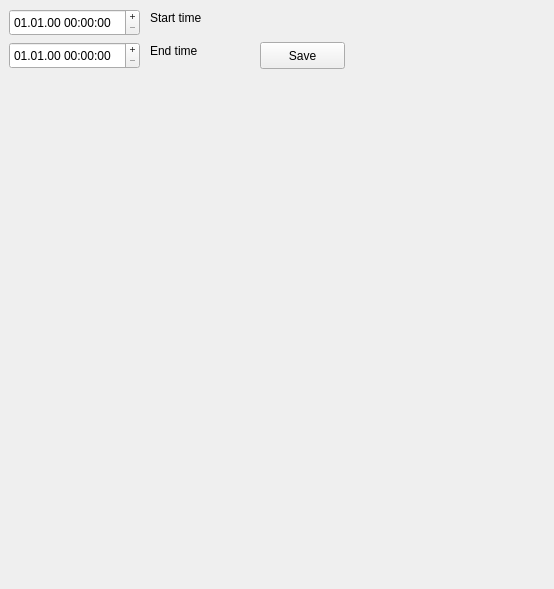
<?xml version="1.0" encoding="UTF-8"?>
<ui version="4.0">
 <class>STATSTimeEDT</class>
 <widget class="QWidget" name="STATSTimeEDT">
  <property name="geometry">
   <rect>
    <x>0</x>
    <y>0</y>
    <width>554</width>
    <height>589</height>
   </rect>
  </property>
  <property name="sizePolicy">
   <sizepolicy hsizetype="Fixed" vsizetype="Fixed">
    <horstretch>0</horstretch>
    <verstretch>0</verstretch>
   </sizepolicy>
  </property>
  <property name="minimumSize">
   <size>
    <width>554</width>
    <height>589</height>
   </size>
  </property>
  <property name="maximumSize">
   <size>
    <width>554</width>
    <height>589</height>
   </size>
  </property>
  <property name="windowTitle">
   <string>STATS Trimmer</string>
  </property>
  <widget class="QDateTimeEdit" name="dateTimeStart">
   <property name="geometry">
    <rect>
     <x>9</x>
     <y>9</y>
     <width>131</width>
     <height>27</height>
    </rect>
   </property>
   <property name="buttonSymbols">
    <enum>QAbstractSpinBox::PlusMinus</enum>
   </property>
   <property name="correctionMode">
    <enum>QAbstractSpinBox::CorrectToPreviousValue</enum>
   </property>
   <property name="displayFormat">
    <string>dd.MM.yy HH:mm:ss</string>
   </property>
   <property name="calendarPopup">
    <bool>false</bool>
   </property>
  </widget>
  <widget class="QLabel" name="label">
   <property name="geometry">
    <rect>
     <x>150</x>
     <y>9</y>
     <width>111</width>
     <height>17</height>
    </rect>
   </property>
   <property name="text">
    <string>Start time</string>
   </property>
  </widget>
  <widget class="QLabel" name="label_2">
   <property name="geometry">
    <rect>
     <x>150</x>
     <y>42</y>
     <width>111</width>
     <height>17</height>
    </rect>
   </property>
   <property name="text">
    <string>End time</string>
   </property>
  </widget>
  <widget class="QPushButton" name="PBSave">
   <property name="geometry">
    <rect>
     <x>260</x>
     <y>42</y>
     <width>85</width>
     <height>27</height>
    </rect>
   </property>
   <property name="text">
    <string>Save</string>
   </property>
  </widget>
  <widget class="QDateTimeEdit" name="dateTimeEnd">
   <property name="geometry">
    <rect>
     <x>9</x>
     <y>42</y>
     <width>131</width>
     <height>27</height>
    </rect>
   </property>
   <property name="buttonSymbols">
    <enum>QAbstractSpinBox::PlusMinus</enum>
   </property>
   <property name="correctionMode">
    <enum>QAbstractSpinBox::CorrectToPreviousValue</enum>
   </property>
   <property name="displayFormat">
    <string>dd.MM.yy HH:mm:ss</string>
   </property>
   <property name="calendarPopup">
    <bool>false</bool>
   </property>
  </widget>
  <widget class="QWidget" name="PLTwidget" native="true">
   <property name="geometry">
    <rect>
     <x>40</x>
     <y>90</y>
     <width>481</width>
     <height>461</height>
    </rect>
   </property>
  </widget>
 </widget>
 <resources/>
 <connections/>
</ui>
